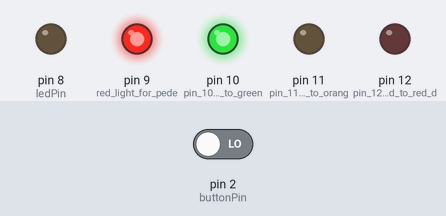
Bench run of a sketch on a simulated Arduino Uno, built with avr-gcc and run on an emulated ATmega328P. On the bench: output pins drawn as LEDs (lit = HIGH). The test bench sets the inputs (shaded band); at power-on: pin 2 (buttonPin) LOW.

Above: at 14.8 s.
14.9 s: pin 2 (buttonPin) driven HIGH
At 18.8 s:
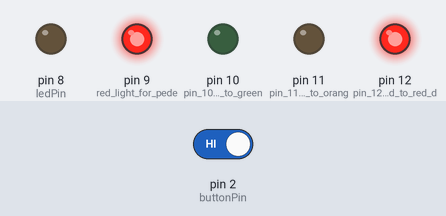
At 23.0 s:
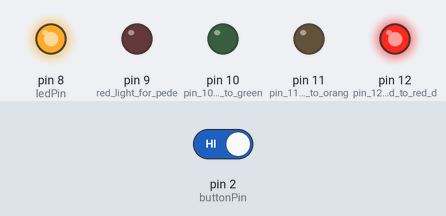
23.5 s: pin 2 (buttonPin) driven LOW
At 34.5 s:
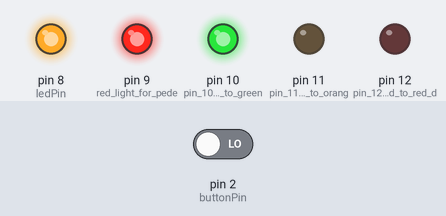
Timing chart, 0 to 51.5 s (numbered marks = the images above; inputs shaded):
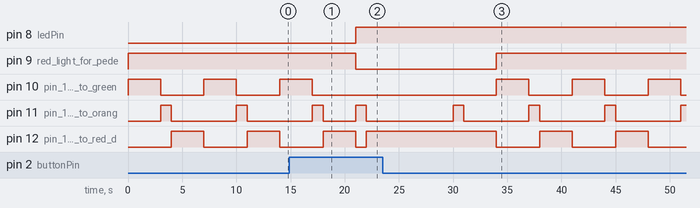

Measured:
- after the input at 14.9 s, pin 8 (ledPin): LOW → HIGH after 6.1 s; pin 9 (red_light_for_pede): HIGH → LOW after 6.1 s; pin 10 (pin_10_connected_to_green): goes on until 17.0 s, then stays LOW
- after the input at 23.5 s, pin 9 (red_light_for_pede): LOW → HIGH after 10.5 s; pin 10 (pin_10_connected_to_green): alternates HIGH for 3.0 s and LOW for 4.0 s, starting after 10.5 s; pin 12 (pin_12_connected_to_red_d): alternates HIGH for 3.0 s and LOW for 4.0 s, starting after 14.5 s
- by itself, pin 10 (pin_10_connected_to_green), pin 12 (pin_12_connected_to_red_d): alternates HIGH for 3.0 s and LOW for 4.0 s
- by itself, pin 11 (pin_11_connected_to_orang): alternates HIGH for 1.0 s and LOW for 6.0 s

The sketch:

traffic_light_with_pedestrian_crossing1.ino
```cpp
/*
  This program is for Arduino Traffic Light with pedestrian crossing features
  by Abidemi Eleyele a rookie

 */

#include <Servo.h>
Servo myservo;
int pos = 0;

const int buttonPin = 2; // pin 2 connected to the button pin
const int ledPin  = 8;  // pin 8 connected to pedestrian green light
int buttonState = 0;    // This variable 'buttonState' will be used to store the state of the button
void setup()
{
  Serial.begin(9600);

  pinMode(9,  OUTPUT);  // red light for pede
  pinMode(10, OUTPUT); // pin 10 connected to green declared as output
  pinMode(11, OUTPUT); // pin 11 connected to orange declared as output
  pinMode(12, OUTPUT); // pin 12 connected to red declared as output
  pinMode(buttonPin, INPUT); // button declared as input
  pinMode(ledPin, OUTPUT); // Pedestrian green light
}

void loop()
{
  buttonState = digitalRead(buttonPin); // read the button state whe
  digitalWrite(10, HIGH);   // GREEN light turns on first
  //delay(100);
   if (buttonState==HIGH){
    digitalWrite(ledPin, HIGH);
    digitalWrite(9, LOW);
    digitalWrite(10,LOW);
    digitalWrite(11,HIGH);
    delay(1000);
    digitalWrite(11,LOW);
    digitalWrite(12,HIGH);
    delay(5000);
    }
    else {
    digitalWrite(9, HIGH);
    }

  delay(3000);
  digitalWrite(10, LOW);  // GREEN is off
  digitalWrite(11, HIGH);   // ORANGE is on
  delay(1000);        // Wait for 1000 millisecond(s)
  digitalWrite(11, LOW);  // ORANGE is off
  digitalWrite(12, HIGH); // RED is on
  delay(3000);        // Wait for 3000 millisecond(s)
  digitalWrite(12, LOW);  // RED is off


  }
 
```
